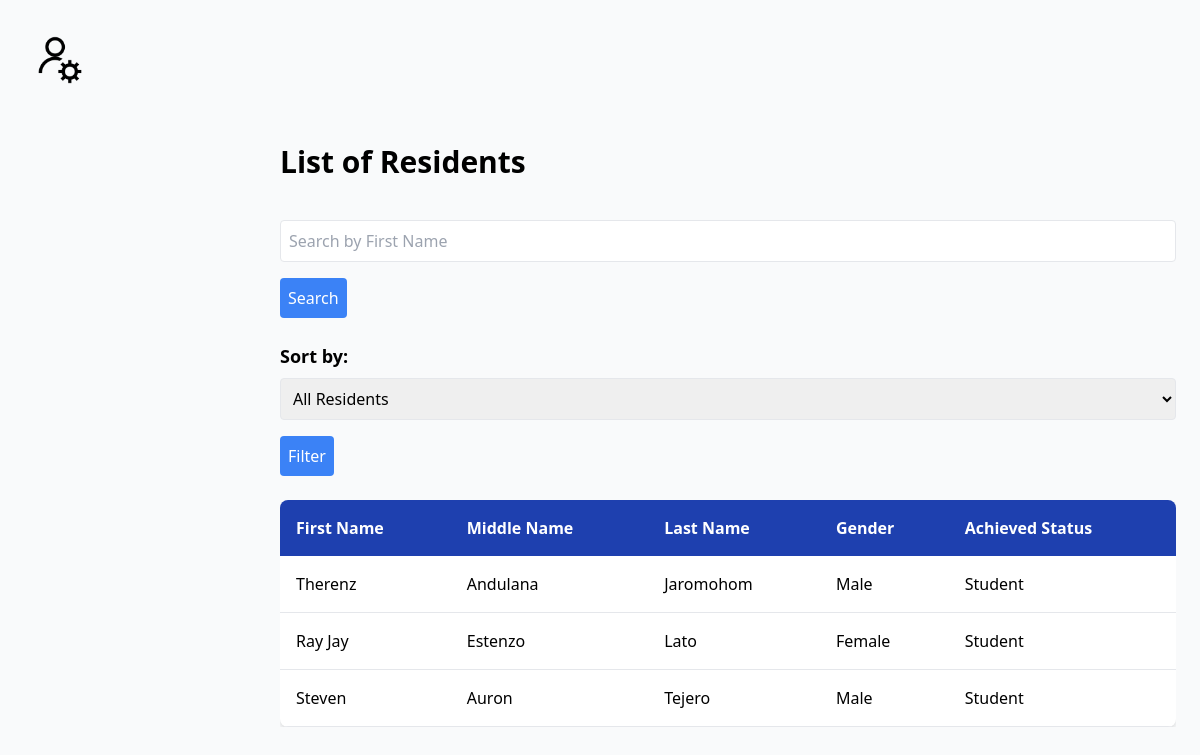
Screenshot of /crudV2/residents.php (signed in) with the database file from the repository.
### tables this page shows
CREATE TABLE `users` (
  `id` int(11) NOT NULL,
  `first_name` varchar(50) NOT NULL,
  `middle_name` varchar(50) DEFAULT NULL,
  `last_name` varchar(50) NOT NULL,
  `age` int(11) NOT NULL,
  `gender` enum('male','female','other') NOT NULL,
  `civil_status` enum('single','married','divorced','widowed') NOT NULL,
  `citizenship` varchar(50) NOT NULL,
  `achieved_status` varchar(50) DEFAULT NULL,
  `email` varchar(100) NOT NULL,
  `password` varchar(255) NOT NULL,
  `role` enum('user','admin') DEFAULT 'user',
  `user_email` varchar(255) DEFAULT NULL,
  `contact` varchar(20) DEFAULT NULL,
  `birth_date` date DEFAULT NULL,
  `address` varchar(255) DEFAULT NULL,
  `image` varchar(255) DEFAULT NULL
);

### crudV2/residents.php (the view, shortened to what this page needs)
<?php
require 'db.php';
$search_term = '';
try {
    $query = "SELECT first_name, middle_name, last_name, gender, achieved_status FROM users WHERE role = 'user'";
    $residents_query = $conn->query($query);
    $residents = $residents_query->fetch_all(MYSQLI_ASSOC);
} catch (mysqli_sql_exception $e) {
    echo "Error: " . $e->getMessage();
    exit;
}
?>
<!DOCTYPE html>
<html lang="en">
<head>
    <link rel="stylesheet" href="admin.css">
    <link href="https://cdn.jsdelivr.net/npm/tailwindcss@2.2.19/dist/tailwind.min.css" rel="stylesheet">
</head>
<body class="bg-gray-50">
        <div id="avatar-only" class="p-5 cursor-pointer">
            <img src="7.png" alt="Admin Avatar" class="w-20 h-20 rounded-full">
        </div>
    <div class="ml-64 p-6">
        <h1 class="text-3xl font-bold mb-10">List of Residents</h1>
        <form method="POST" class="mb-6">
            <input type="text" name="search_term" id="search-box" placeholder="Search by First Name" value="<?= htmlspecialchars($search_term); ?>" class="w-full p-2 border rounded mb-4">
            <button type="submit" class="bg-blue-500 text-white p-2 rounded">Search</button>
        </form>
        <form method="POST" class="mb-6">
            <label for="filter" class="block text-lg font-semibold mb-2">Sort by:</label>
            <select name="filter" id="filter" class="w-full p-2 border rounded">
                <option value="">All Residents</option>
            </select>
            <button type="submit" class="mt-4 bg-blue-500 text-white p-2 rounded">Filter</button>
        </form>
        <div class="overflow-x-auto">
            <table class="min-w-full bg-white shadow-md rounded-lg overflow-hidden">
                <thead class="bg-blue-800 text-white">
                    <tr>
                        <th class="p-4 text-left">First Name</th>
                        <th class="p-4 text-left">Middle Name</th>
                        <th class="p-4 text-left">Last Name</th>
                        <th class="p-4 text-left">Gender</th>
                        <th class="p-4 text-left">Achieved Status</th>
                    </tr>
                </thead>
                <tbody>
                    <?php if (empty($residents)): ?>
                        <tr>
                            <td colspan="5" class="p-4 text-center">No residents found</td>
                        </tr>
                    <?php else: ?>
                        <?php foreach ($residents as $resident): ?>
                            <tr class="border-b">
                                <td class="p-4"><?= htmlspecialchars($resident['first_name']); ?></td>
                                <td class="p-4"><?= htmlspecialchars($resident['middle_name']); ?></td>
                                <td class="p-4"><?= htmlspecialchars($resident['last_name']); ?></td>
                                <td class="p-4"><?= htmlspecialchars(ucfirst($resident['gender'])); ?></td>
                                <td class="p-4"><?= htmlspecialchars(ucfirst($resident['achieved_status'])); ?></td>
                            </tr>
                        <?php endforeach; ?>
                    <?php endif; ?>
                </tbody>
            </table>
        </div>
    </div>
</body>
</html>

### rows the page displays
users: first_name "Therenz", middle_name "Andulana", last_name "Jaromohom", gender "Male", achieved_status "Student"
users: first_name "Ray Jay", middle_name "Estenzo", last_name "Lato", gender "Female", achieved_status "Student"
users: first_name "Steven", middle_name "Auron", last_name "Tejero", gender "Male", achieved_status "Student"
